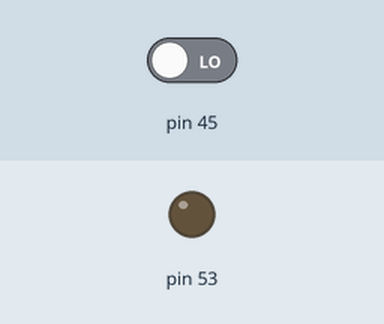
Bench run of a sketch on a simulated Arduino Mega 2560, built with avr-gcc and run on an emulated ATmega2560. Parts: output pins drawn as LEDs (lit = HIGH). Inputs (shaded band) come from the test bench; at power-on: pin 45 LOW.

Above: at 1.2 s.
1.3 s: pin 45 driven HIGH
At 2.2 s:
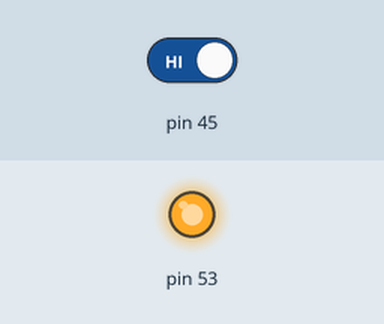
2.8 s: pin 45 driven LOW
At 3.3 s:
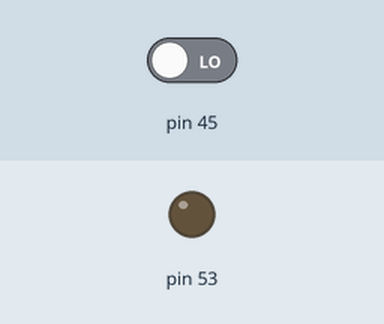
Timing chart, 0 to 5.8 s (numbered marks = the images above; inputs shaded):
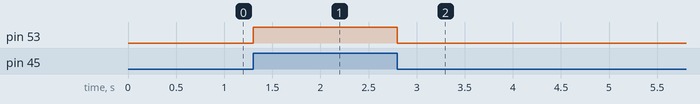

Measured:
- after the input at 1.3 s, pin 53: LOW → HIGH at once
- after the input at 2.8 s, pin 53: HIGH → LOW at once

The sketch:

boton-led.ino
```cpp
int pulsador = 0;

void setup() {
  // put your setup code here, to run once:
  pinMode(53, OUTPUT);
  pinMode(45, INPUT);
}

void loop() {
  pulsador=digitalRead(45);
  if(pulsador == HIGH){
    digitalWrite(53, HIGH);
  }
  else{
    digitalWrite(53,LOW);
  }
}
```
